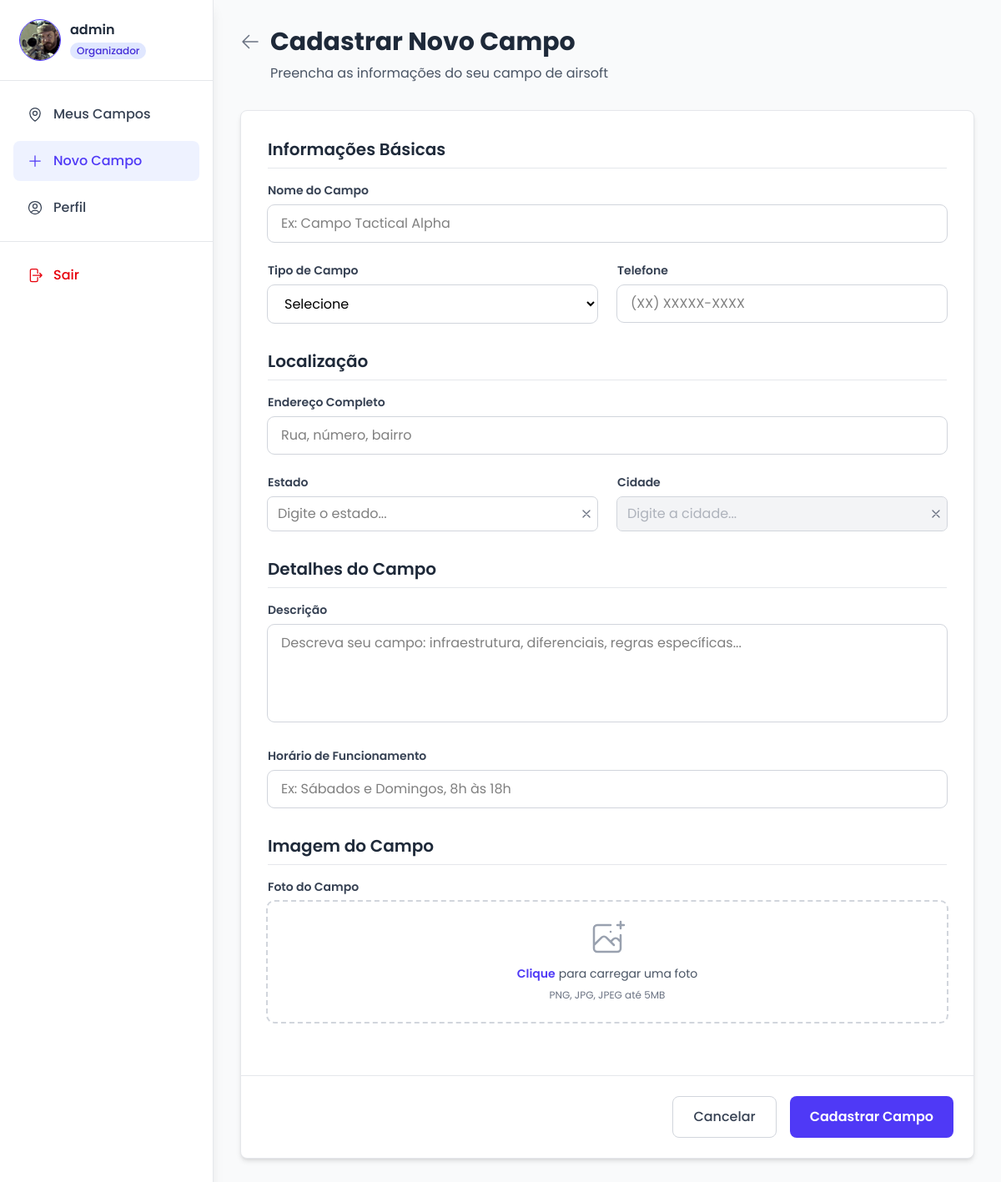
The page /organizador/painel/novo_campo/ (signed in) on the database its author committed.
### organizers/models.py (models this page shows, shortened)
class Organizer(AbstractUser):
    username = models.CharField(max_length=150, blank=False, null=False)
    email = models.EmailField(max_length=100, validators=[validate_email], unique=True)
    phone = models.CharField(validators=[
        MinLengthValidator(15),
        MaxLengthValidator(15)],
        verbose_name="Telefone",
        null=True,
        blank=True)
    profile_photo = models.ImageField(
        upload_to='profile_photos/',
        verbose_name="Foto",
        null=True,
        blank=True)
    class Meta:
        verbose_name = "Organizador"
        verbose_name_plural = "Organizadores"
        constraints = [
            models.CheckConstraint(check=~Q(username=''), name='organizer_username_not_empty'),
            models.CheckConstraint(check=~Q(email=''), name='organizer_email_not_empty'),
        ]

### organizers/views/organizer_area.py (the view, shortened to what this page needs)
@login_required()
def new_field(request):
    return render(request, 'organizers/organizer_area/new_field.html')

### organizers/templates/organizers/organizer_area/new_field.html (shortened to what this page needs)
{% extends "organizers/organizer_area/base.html" %}
{% load static %}
 {% block content %}
<main class="lg:ml-64 min-h-screen p-4 md:p-8 flex flex-col items-center">
  <header class="mb-8 mt-12 lg:mt-0 w-full max-w-4xl">
    <div class="flex items-center gap-3 mb-2">
      <a
        href="{% url 'my_fields' %}"
        class="text-gray-500 hover:text-gray-700 transition-colors"
      >
        <svg
          xmlns="http://www.w3.org/2000/svg"
          fill="none"
          viewBox="0 0 24 24"
          stroke-width="1.5"
          stroke="currentColor"
          class="size-6"
        >
          <path
            stroke-linecap="round"
            stroke-linejoin="round"
            d="M10.5 19.5 3 12m0 0 7.5-7.5M3 12h18"
          />
        </svg>
      </a>
      <h1 class="text-2xl md:text-3xl font-bold text-gray-800">
        Cadastrar Novo Campo
      </h1>
    </div>
    <p class="text-gray-600 ml-9">
      Preencha as informações do seu campo de airsoft
    </p>
  </header>
  <form
    method="POST"
    id="field-form"
    action="{% url 'new_field' %}"
    enctype="multipart/form-data"
    class="bg-white rounded-lg shadow-md border border-gray-200 w-full max-w-4xl"
  >
    <div class="p-6 md:p-8">
      <div class="mb-8">
        <h2
          class="text-xl font-semibold text-gray-800 mb-4 pb-2 border-b border-gray-200"
        >
          Informações Básicas
        </h2>
        <div class="grid grid-cols-1 md:grid-cols-2 gap-6">
          <div class="form-item md:col-span-2">
            <label
              for="new-field-name"
              class="block text-sm font-semibold text-gray-700 mb-2"
            >
              Nome do Campo
            </label>
            <input
              type="text"
              id="new-field-name"
              name="field-name"
              class="required w-full px-4 py-2.5 outline outline-gray-300 rounded-lg focus:outline-none focus:ring-2 focus:ring-indigo-500 focus:border-indigo-500"
              placeholder="Ex: Campo Tactical Alpha"
            />
          </div>
          <div class="form-item">
            <label
              for="new-field-type"
              class="block text-sm font-semibold text-gray-700 mb-2"
            >
              Tipo de Campo
            </label>
            <select
              id="new-field-type"
              name="field-type"
              class="required w-full px-4 py-2.5 outline outline-gray-300 rounded-lg focus:outline-none focus:ring-2 focus:ring-indigo-500 focus:border-indigo-500"
            >
              <option value="">Selecione</option>
            </select>
          </div>
          <div class="form-item">
            <label
              for="new-field-phone"
              class="block text-sm font-semibold text-gray-700 mb-2"
            >
              Telefone
            </label>
            <input
              type="tel"
              id="new-field-phone"
              name="field-phone"
              class="required field-phone w-full px-4 py-2.5 outline outline-gray-300 rounded-lg focus:outline-none focus:ring-2 focus:ring-indigo-500 focus:border-indigo-500"
              placeholder="(XX) XXXXX-XXXX"
            />
          </div>
        </div>
      </div>
      <div class="mb-8">
        <h2
          class="text-xl font-semibold text-gray-800 mb-4 pb-2 border-b border-gray-200"
        >
          Localização
        </h2>
        <div class="grid grid-cols-1 md:grid-cols-2 gap-6">
          <div class="form-item md:col-span-2">
            <label
              for="new-field-address"
              class="block text-sm font-semibold text-gray-700 mb-2"
            >
              Endereço Completo
            </label>
            <input
              type="text"
              id="new-field-address"
              name="field-address"
              class="required w-full px-4 py-2.5 outline outline-gray-300 rounded-lg focus:outline-none focus:ring-2 focus:ring-indigo-500 focus:border-indigo-500"
              placeholder="Rua, número, bairro"
            />
          </div>
          <div class="form-item relative">
            <label
              for="new-field-state"
              class="block text-sm font-semibold text-gray-700 mb-2"
              >Estado</label
            >
            <div class="flex items-center">
              <input
                id="new-field-state"
                name="field-state"
                type="text"
                class="required field-state w-full px-3 py-2 pr-10 outline outline-gray-300 rounded-md focus:outline-none focus:ring-2 focus:ring-indigo-500 focus:border-indigo-500"
                placeholder="Digite o estado..."
                autocomplete="off"
              />
              <button
                type="button"
                class="clear-filter absolute right-1 text-gray-500 rounded-full p-0.25 hover:cursor-pointer hover:text-gray-700 hover:bg-gray-100"
              >
                <svg
                  xmlns="http://www.w3.org/2000/svg"
                  fill="none"
                  viewBox="0 0 24 24"
                  stroke-width="2"
                  stroke="currentColor"
                  class="size-4"
                >
                  <path
                    stroke-linecap="round"
                    stroke-linejoin="round"
                    d="M6 18 18 6M6 6l12 12"
                  />
                </svg>
              </button>
            </div>
          </div>
          <div class="form-item relative">
            <label
              for="new-field-city"
              class="block text-sm font-semibold text-gray-700 mb-2"
              >Cidade</label
            >
            <div class="flex items-center">
              <input
                disabled
                id="new-field-city"
                name="field-city"
                type="text"
                class="required field-city w-full px-3 py-2 outline outline-gray-300 rounded-md disabled:bg-gray-100 disabled:text-gray-500 focus:outline-none focus:ring-2 focus:ring-indigo-500 focus:border-indigo-500"
                placeholder="Digite a cidade..."
                autocomplete="off"
              />
              <button
                type="button"
                class="clear-filter absolute right-1 text-gray-500 rounded-full p-0.25 hover:cursor-pointer hover:text-gray-700 hover:bg-gray-100"
              >
                <svg
                  xmlns="http://www.w3.org/2000/svg"
                  fill="none"
                  viewBox="0 0 24 24"
                  stroke-width="2"
                  stroke="currentColor"
                  class="size-4"
                >
                  <path
                    stroke-linecap="round"
                    stroke-linejoin="round"
                    d="M6 18 18 6M6 6l12 12"
                  />
                </svg>
              </button>
            </div>
          </div>
        </div>
      </div>
      <div class="mb-8">
        <h2
          class="text-xl font-semibold text-gray-800 mb-4 pb-2 border-b border-gray-200"
        >
          Detalhes do Campo
        </h2>
        <div class="grid grid-cols-1 gap-6">
          <div class="form-item">
            <label
              for="new-field-description"
              class="block text-sm font-semibold text-gray-700 mb-2"
            >
              Descrição
            </label>
            <textarea
              id="new-field-description"
              name="field-description"
              rows="4"
              class="required field-description w-full px-4 py-2.5 outline outline-gray-300 rounded-lg focus:outline-none focus:ring-2 focus:ring-indigo-500 focus:border-indigo-500 resize-none"
              placeholder="Descreva seu campo: infraestrutura, diferenciais, regras específicas..."
            ></textarea>
          </div>
          <div class="form-item">
            <label
              for="new-field-hours"
              class="block text-sm font-semibold text-gray-700 mb-2"
            >
              Horário de Funcionamento
            </label>
            <input
              type="text"
              id="new-field-hours"
              name="field-hours"
              class="required w-full px-4 py-2.5 outline outline-gray-300 rounded-lg focus:outline-none focus:ring-2 focus:ring-indigo-500 focus:border-indigo-500"
              placeholder="Ex: Sábados e Domingos, 8h às 18h"
            />
          </div>
        </div>
      </div>
      <div class="mb-8">
        <h2
          class="text-xl font-semibold text-gray-800 mb-4 pb-2 border-b border-gray-200"
        >
          Imagem do Campo
        </h2>
        <div class="form-item">
          <label
            for="new-field-photo"
            class="block text-sm font-semibold text-gray-700 mb-2"
          >
            Foto do Campo
          </label>
          <label
            for="new-field-photo"
            class="file-zone mt-2 flex justify-center px-6 pt-5 pb-6 outline-2 outline-gray-300 outline-dashed rounded-lg hover:outline-indigo-400 hover:bg-indigo-50 transition-[background-color] cursor-pointer"
          >
            <div class="space-y-2 text-center">
              <div class="flex justify-center text-sm text-gray-600">
                <span
                  class="font-semibold text-indigo-600 hover:text-indigo-500"
                >
                  Clique
                </span>
                <p class="pl-1">para carregar uma foto</p>
              </div>
              <p class="text-xs text-gray-500">PNG, JPG, JPEG até 5MB</p>
            </div>
          </label>
        </div>
      </div>
    </div>
    <div class="flex flex-col justify-end sm:flex-row gap-4 p-6 border-t border-gray-200">
      <a
        href="{% url 'my_fields' %}"
        class="flex-1 sm:flex-none px-6 py-3 border border-gray-300 text-gray-700 font-medium rounded-lg hover:bg-gray-100 transition-colors text-center"
      >
        Cancelar
      </a>
      <button
        type="submit"
        class="flex-1 sm:flex-none px-6 py-3 bg-indigo-600 text-white font-semibold rounded-lg hover:bg-indigo-700 hover:cursor-pointer transition-colors"
      >
        Cadastrar Campo
      </button>
    </div>
  </form>
</main>
{% endblock %}

### organizers/templates/organizers/organizer_area/base.html (shortened to what this page needs)
{% load static %}
<!DOCTYPE html>
<html lang="pt-br">
  <head>
    <link rel="stylesheet" href="{% static 'css/output.css' %}" />
  </head>
  <body class="font-[Poppins] bg-gray-50">
    <aside
      id="sidebar"
      class="overflow-y-auto fixed top-0 left-0 h-full w-64 bg-white border-r border-gray-200 shadow-lg transform -translate-x-full lg:translate-x-0 transition-transform duration-300 ease-in-out z-40"
    >
      <div class="p-6 border-b border-gray-200">
        <div class="flex items-center gap-3">
          <div class="relative">
            <div class="w-12 h-12 outline-1 outline-indigo-600 rounded-full bg-indigo-100 flex items-center justify-center text-indigo-600">
              <img src="
              {% if user.profile_photo %}
                {{ user.profile_photo.url }}
              {% else %}
                {% static 'img/default_photo.svg' %}
              {% endif %}"
              alt="Foto de perfil" class="{% if user.profile_photo %} w-full h-full {% else %} size-8 {% endif %} rounded-full object-cover" />
            </div>
          </div>
          <div class="flex-1 min-w-0">
            <h3 class="font-semibold text-gray-800 truncate">
              {{ user.username }}
            </h3>
            <span
              class="inline-block px-2 py-0.5 text-xs font-medium bg-indigo-100 text-indigo-700 rounded-full"
              >Organizador</span
            >
          </div>
        </div>
      </div>
      <nav class="p-4 flex-1">
        <ul class="space-y-2">
          <li>
            <a
              href="{% url 'my_fields' %}"
              class="{% if request.resolver_match.url_name == 'my_fields' %}text-indigo-600 bg-indigo-50{% endif %} flex items-center gap-3 px-4 py-3 rounded-lg text-gray-700 hover:bg-indigo-50 hover:text-indigo-600 transition-colors group"
            >
              <span class="font-medium">Meus Campos</span>
            </a>
          </li>
          <li>
            <a
              href="{% url 'new_field' %}"
              class="{% if request.resolver_match.url_name == 'new_field' %}text-indigo-600 bg-indigo-50{% endif %} flex items-center gap-3 px-4 py-3 rounded-lg text-gray-700 hover:bg-indigo-50 hover:text-indigo-600 transition-colors group"
            >
              <svg
                xmlns="http://www.w3.org/2000/svg"
                fill="none"
                viewBox="0 0 24 24"
                stroke-width="1.5"
                stroke="currentColor"
                class="size-5 group-hover:text-indigo-600"
              >
                <path
                  stroke-linecap="round"
                  stroke-linejoin="round"
                  d="M12 4.5v15m7.5-7.5h-15"
                />
              </svg>
              <span class="font-medium">Novo Campo</span>
            </a>
          </li>
          <li>
            <a
              href="{% url 'my_profile' %}"
              class=" flex items-center gap-3 px-4 py-3 rounded-lg text-gray-700 hover:bg-indigo-50 hover:text-indigo-600 transition-colors group"
            >
              <span class="font-medium">Perfil</span>
            </a>
          </li>
        </ul>
      </nav>
      <div class="p-4 border-t border-gray-200">
        <a
          href="{% url 'signOut' %}"
          class="flex items-center gap-3 px-4 py-3 rounded-lg text-red-600 hover:bg-red-50 transition-colors group"
        >
          <span class="font-medium">Sair</span>
        </a>
      </div>
    </aside>
    {% block content %}{% endblock %}
  </body>
</html>

### rows shown on the page
Organizer: profile_photo (picture), username "admin"
